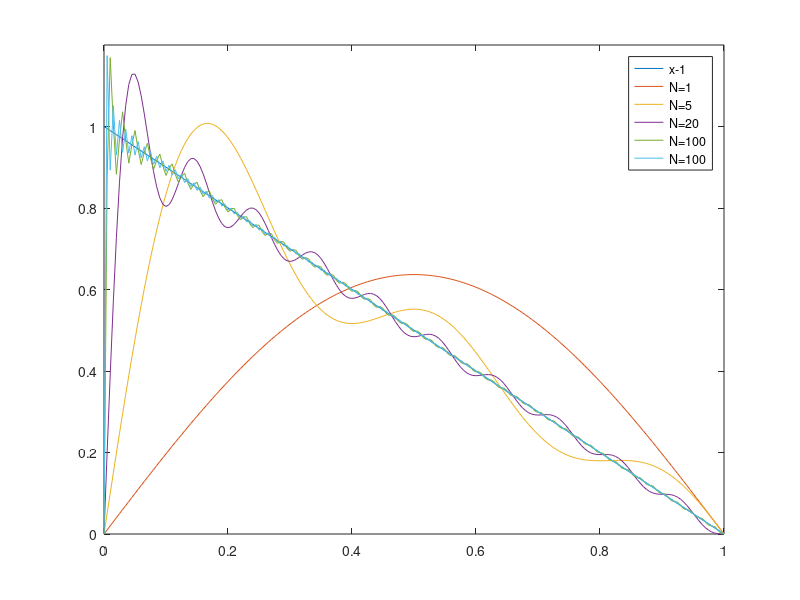

MATLAB code to generate this figure:
clear; clc; close all

x_vec = linspace(0,1,201);

N = 200;

n_plot = [1, 5, 20, 100, 200];


plot(x_vec, 1-x_vec); hold on

theta_n = 0;

for i = 1:N
    
    c_n = sqrt(2)/(i*pi);

    phi_n = sqrt(2)*sin(i*pi*x_vec);

    theta_n = theta_n + c_n*phi_n;


    if ismember(i,n_plot)
        plot(x_vec,theta_n); hold on

    end

end


legend({'x-1','N=1','N=5','N=20','N=100','N=100'})
ylim([0 1.2])
